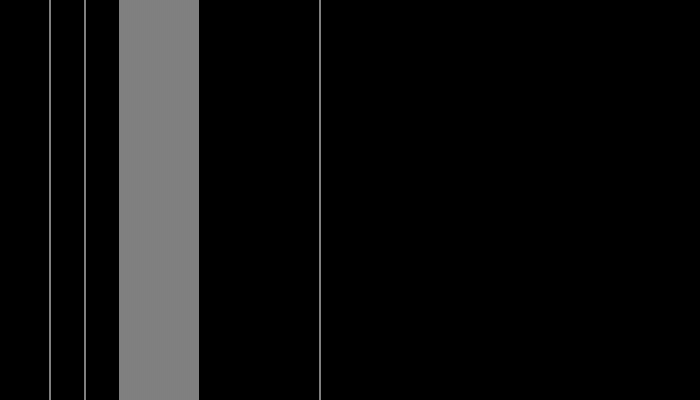
Frame 1 (no input)
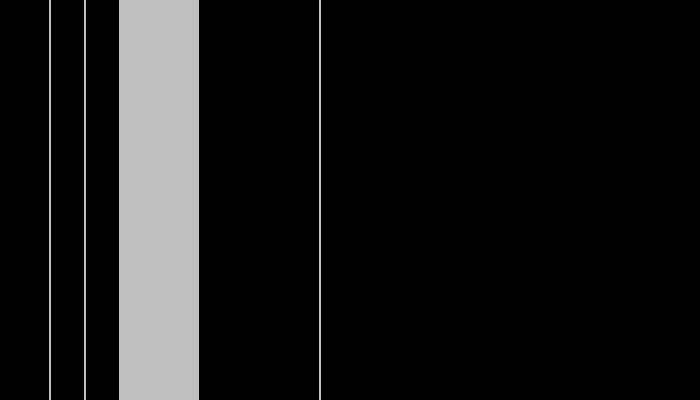
Frame 2 (the mouse pressed at the canvas centre, redrawn once)

The p5.js sketch that drew these frames (run headless with seeded random() and noise() and a simulated clock; the mouse was pressed at the canvas centre and the sketch redrawn once):

// p5.js sketch
// ── sketch.js
//scope

let number = 80;

function setup() {
  createCanvas(700, 400);
  background("black");
  stroke("white");
  noLoop();
}

function draw() {
  let number = 50;
  line(number, 0, number, height);

  for(let number = 120; number<200; number+=2){
    line(number, 0, number, height);
    
    // console.log(number);
  }
  drawAnotherLine();
  drawYetAnotherLine();
}

function drawAnotherLine() {
  let number = 320;
  line(number, 0, number, height);
}

function drawYetAnotherLine() {
  line(number+5, 0, number+5, height);
}
